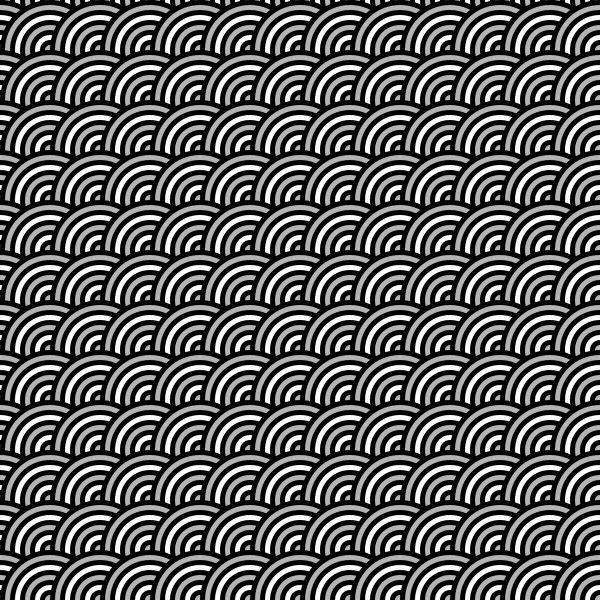
Frame 1 (no input)
Frame 60 (the mouse pressed at the canvas centre just before this capture): identical to frame 1, image omitted
Frame 120 (the mouse held since frame 60 and released just before this capture): identical to frame 1, image omitted

The Processing sketch that drew this single still picture (run headless with seeded random() and noise(); from frame 60 on, the mouse is pressed at the canvas centre):

// Processing sketch: processing_28434
// ── processing_28434.pde

int abstand = 20;

void setup(){
  size(600, 600);
  smooth();
}
 
void draw(){
   
  for(int y = 0; y <= height; y = y + 50 ){
    for(int x = 0; x <= width; x = x + 50){
      
      
      
      rectMode(CENTER);
      ellipseMode(CENTER);
      noStroke();
      fill(0);
      ellipse(x, y, 100, 100);
      fill(180);
      ellipse(x, y, 90, 90);
      fill(0);
      ellipse(x, y, 80, 80);
      fill(255);
      ellipse(x, y, 70, 70);
      fill(0);
      ellipse(x, y, 60, 60);
      fill(180);
      ellipse(x, y, 50, 50);
      fill(0);
      ellipse(x, y, 40, 40);
      fill(255);
      ellipse(x, y, 30, 30);
      fill(0);
      ellipse(x, y, 20, 20);
      fill(180);
      ellipse(x, y, 10, 10);
      
    }
  }
}
          
